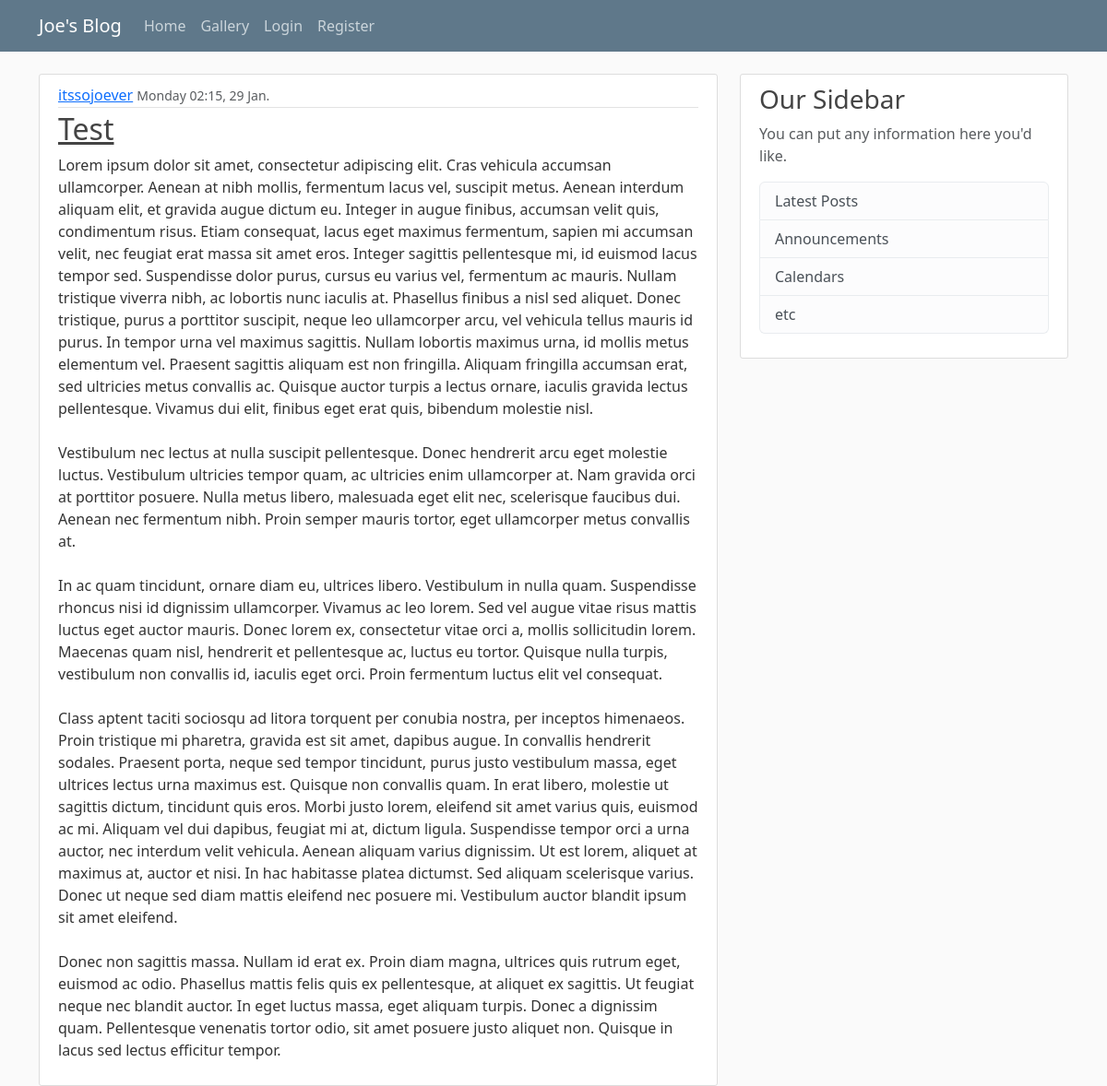
The app's page /, older data.
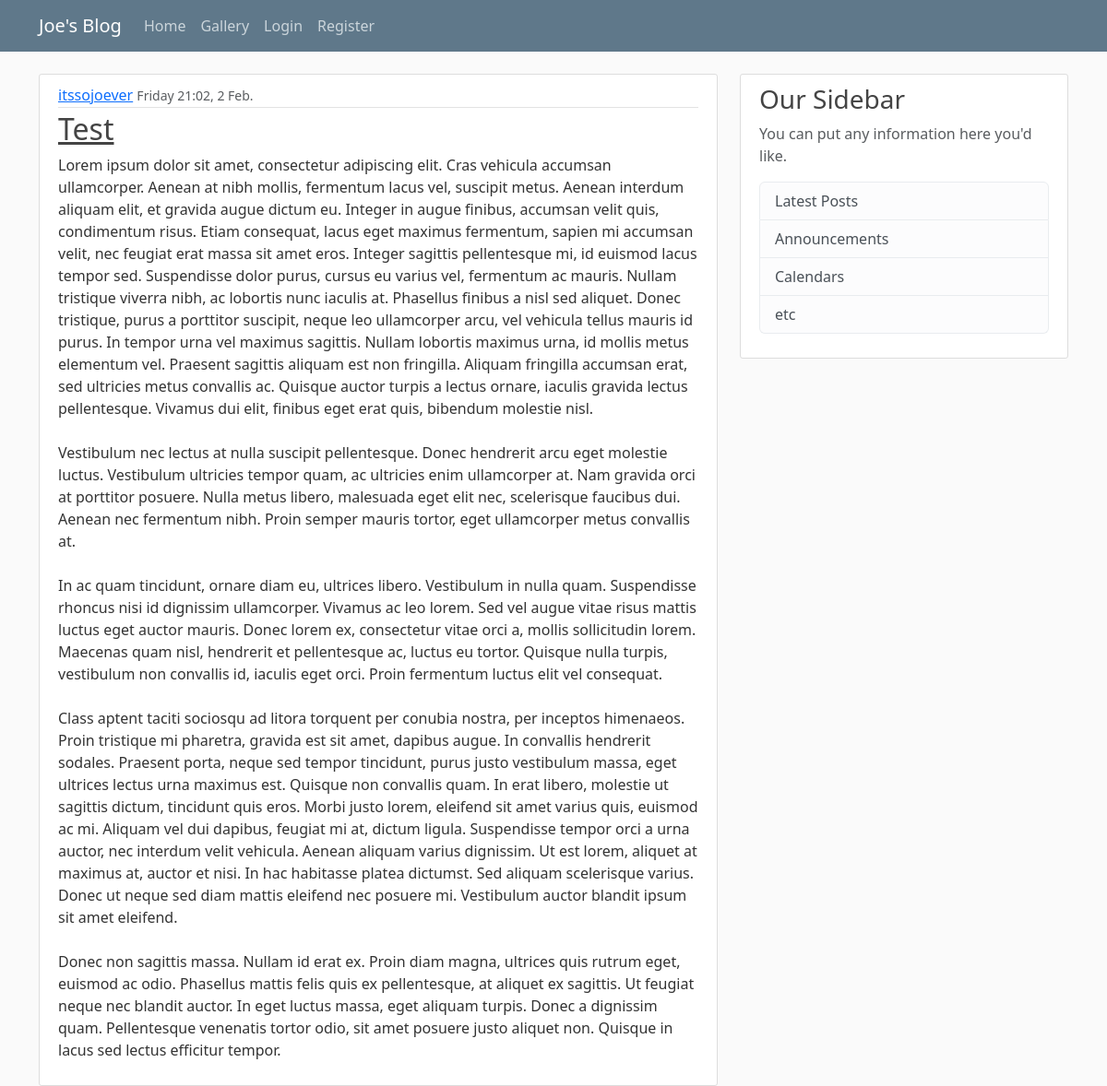
The same page, newer data.
### blog/models.py (models this page shows, shortened)
class Post(models.Model):
    title = models.CharField(max_length=100)
    content = models.TextField()
    date_posted = models.DateTimeField(default=timezone.now)
    author = models.ForeignKey(User, on_delete=models.CASCADE)

### blog/views.py (the view)
# urls.py: path("", views.home, name="blog-home"),
def home(request):
    context = {
        'posts' : Post.objects.all()
    }
    return render(request, "blog/home.html",  context)

### blog/templates/blog/home.html
{% extends "blog/base.html" %}
{% block content %}
    {% for post in posts %}
        <article class="media content-section">
         <div class="media-body">
          <div class="article-metadata">
            <a class="mr-2" href="#">{{ post.author }}</a>
            <small class="text-muted">{{ post.date_posted|date:"l H:i, j N" }}</small>
          </div>
          <h2><a class="article-title" href="#">{{ post.title }}</a></h2>
          <p class="article-content">{{ post.content }}</p>
        </div>
      </article>
    {% endfor %}
{%endblock content%}

### blog/templates/blog/base.html (shortened to what this page needs)
{% load static %}
<!DOCTYPE html>
<html lang="en">
<head>
    <link href="https://cdn.jsdelivr.net/npm/bootstrap@5.3.2/dist/css/bootstrap.min.css" rel="stylesheet">
    <link rel="stylesheet" type="text/css" href="{% static "blog/main.css" %}">
</head>
<body>
    <header class="site-header">
        <nav class="navbar navbar-expand-md navbar-dark bg-steel fixed-top">
          <div class="container">
            <a class="navbar-brand mr-4" href="{% url "blog-home" %}">Joe's Blog</a>
            <div class="collapse navbar-collapse" id="navbarToggle">
              <div class="navbar-nav mr-auto">
                <a class="nav-item nav-link" href="{% url "blog-home" %}">Home</a>
                <a class="nav-item nav-link" href="{% url "blog-gallery" %}">Gallery</a>
              </div>
              <div class="navbar-nav">
                {% if user.is_authenticated %}
                  <a class="nav-item nav-link" href="{% url "profile" %}">Profile</a>
                  <a class="nav-item nav-link" href="{% url "logout" %}">Logout</a>
                  <form method="post" action="{% url 'logout' %}">
                    {% csrf_token %}
                    <button type="submit">logout</button>
                </form>
                {% else %}
                  <a class="nav-item nav-link" href="{% url "login" %}">Login</a>
                  <a class="nav-item nav-link" href="{% url "register" %}">Register</a>
                {% endif %}
              </div>
            </div>
          </div>
        </nav>
      </header>
      <main role="main" class="container">
        <div class="row">
          <div class="col-md-8">
            {% block content %}{% endblock %}
          </div>
          <div class="col-md-4">
            <div class="content-section">
              <h3>Our Sidebar</h3>
              <p class='text-muted'>You can put any information here you'd like.
                <ul class="list-group">
                  <li class="list-group-item list-group-item-light">Latest Posts</li>
                  <li class="list-group-item list-group-item-light">Announcements</li>
                  <li class="list-group-item list-group-item-light">Calendars</li>
                  <li class="list-group-item list-group-item-light">etc</li>
                </ul>
              </p>
            </div>
          </div>
        </div>
      </main>
</body>
</html>

### blog/static/blog/main.css (style rules this page uses)
body { background: #fafafa; color: #333333; margin-top: 5rem; }
h1, h2, h3, h4, h5, h6 { color: #444444; }
ul { margin: 0; }
.bg-steel { background-color: #5f788a; }
.site-header .navbar-nav .nav-link { color: #cbd5db; }
.content-section { background: #ffffff; padding: 10px 20px; border: 1px solid #dddddd; border-radius: 3px; margin-bottom: 20px; }
.article-title { color: #444444; }
.article-content { white-space: pre-line; }
.article-metadata { padding-bottom: 1px; margin-bottom: 4px; border-bottom: 1px solid #e3e3e3 }

Row changes from the older to the newer data that the page shows:
changed Post "Test": date_posted "Monday 02:15, 29 Jan." → "Friday 21:02, 2 Feb."
